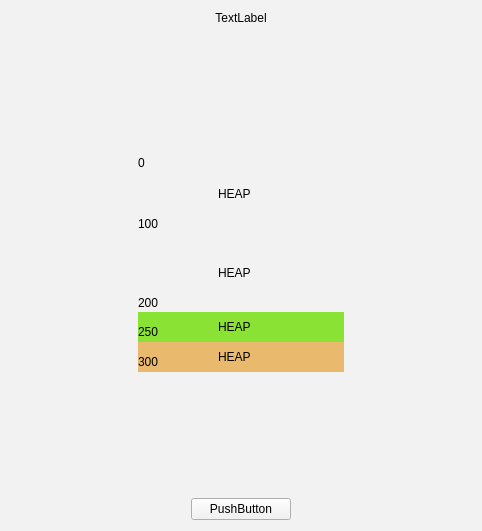
<?xml version="1.0" encoding="UTF-8"?>
<ui version="4.0">
 <class>OutputWindow</class>
 <widget class="QWidget" name="OutputWindow">
  <property name="geometry">
   <rect>
    <x>0</x>
    <y>0</y>
    <width>482</width>
    <height>531</height>
   </rect>
  </property>
  <property name="windowTitle">
   <string>Memory View</string>
  </property>
  <property name="styleSheet">
   <string notr="true">background-color: rgb(242, 242, 242);</string>
  </property>
  <layout class="QVBoxLayout" name="verticalLayout_3">
   <item>
    <layout class="QVBoxLayout" name="verticalLayout_2">
     <item>
      <widget class="QLabel" name="label">
       <property name="minimumSize">
        <size>
         <width>0</width>
         <height>20</height>
        </size>
       </property>
       <property name="maximumSize">
        <size>
         <width>16777215</width>
         <height>20</height>
        </size>
       </property>
       <property name="baseSize">
        <size>
         <width>0</width>
         <height>20</height>
        </size>
       </property>
       <property name="text">
        <string>TextLabel</string>
       </property>
       <property name="alignment">
        <set>Qt::AlignHCenter|Qt::AlignTop</set>
       </property>
      </widget>
     </item>
     <item>
      <layout class="QVBoxLayout" name="verticalLayout">
       <property name="spacing">
        <number>0</number>
       </property>
       <item>
        <widget class="QScrollArea" name="scrollArea_2">
         <property name="minimumSize">
          <size>
           <width>240</width>
           <height>200</height>
          </size>
         </property>
         <property name="maximumSize">
          <size>
           <width>20000</width>
           <height>200000</height>
          </size>
         </property>
         <property name="styleSheet">
          <string notr="true">border:none;</string>
         </property>
         <property name="widgetResizable">
          <bool>false</bool>
         </property>
         <property name="alignment">
          <set>Qt::AlignCenter</set>
         </property>
         <widget class="QWidget" name="scrollAreaWidgetContents_2">
          <property name="geometry">
           <rect>
            <x>118</x>
            <y>106</y>
            <width>224</width>
            <height>238</height>
           </rect>
          </property>
          <layout class="QHBoxLayout" name="horizontalLayout_3">
           <item>
            <layout class="QVBoxLayout" name="verticalLayout_6">
             <property name="spacing">
              <number>0</number>
             </property>
             <property name="sizeConstraint">
              <enum>QLayout::SetDefaultConstraint</enum>
             </property>
             <item>
              <widget class="QWidget" name="widget_5" native="true">
               <property name="sizePolicy">
                <sizepolicy hsizetype="Expanding" vsizetype="Fixed">
                 <horstretch>0</horstretch>
                 <verstretch>0</verstretch>
                </sizepolicy>
               </property>
               <property name="minimumSize">
                <size>
                 <width>0</width>
                 <height>79</height>
                </size>
               </property>
               <property name="maximumSize">
                <size>
                 <width>16777215</width>
                 <height>79</height>
                </size>
               </property>
               <widget class="QLabel" name="label_11">
                <property name="geometry">
                 <rect>
                  <x>80</x>
                  <y>0</y>
                  <width>101</width>
                  <height>80</height>
                 </rect>
                </property>
                <property name="text">
                 <string>HEAP</string>
                </property>
               </widget>
               <widget class="QLabel" name="label_12">
                <property name="geometry">
                 <rect>
                  <x>0</x>
                  <y>0</y>
                  <width>67</width>
                  <height>17</height>
                 </rect>
                </property>
                <property name="text">
                 <string>0</string>
                </property>
               </widget>
               <widget class="QLabel" name="label_13">
                <property name="geometry">
                 <rect>
                  <x>0</x>
                  <y>60</y>
                  <width>67</width>
                  <height>20</height>
                 </rect>
                </property>
                <property name="text">
                 <string>100</string>
                </property>
               </widget>
              </widget>
             </item>
             <item>
              <widget class="QWidget" name="widget_2" native="true">
               <property name="sizePolicy">
                <sizepolicy hsizetype="Preferred" vsizetype="Fixed">
                 <horstretch>0</horstretch>
                 <verstretch>0</verstretch>
                </sizepolicy>
               </property>
               <property name="minimumSize">
                <size>
                 <width>0</width>
                 <height>79</height>
                </size>
               </property>
               <property name="maximumSize">
                <size>
                 <width>16777215</width>
                 <height>79</height>
                </size>
               </property>
               <widget class="QLabel" name="label_5">
                <property name="geometry">
                 <rect>
                  <x>80</x>
                  <y>0</y>
                  <width>101</width>
                  <height>80</height>
                 </rect>
                </property>
                <property name="text">
                 <string>HEAP</string>
                </property>
               </widget>
               <widget class="QLabel" name="label_7">
                <property name="geometry">
                 <rect>
                  <x>0</x>
                  <y>60</y>
                  <width>67</width>
                  <height>20</height>
                 </rect>
                </property>
                <property name="text">
                 <string>200</string>
                </property>
               </widget>
              </widget>
             </item>
             <item>
              <widget class="QWidget" name="widget_6" native="true">
               <property name="sizePolicy">
                <sizepolicy hsizetype="Preferred" vsizetype="Fixed">
                 <horstretch>0</horstretch>
                 <verstretch>0</verstretch>
                </sizepolicy>
               </property>
               <property name="minimumSize">
                <size>
                 <width>0</width>
                 <height>30</height>
                </size>
               </property>
               <property name="maximumSize">
                <size>
                 <width>16777215</width>
                 <height>30</height>
                </size>
               </property>
               <property name="styleSheet">
                <string notr="true">background-color: rgb(138, 226, 52);</string>
               </property>
               <widget class="QLabel" name="label_14">
                <property name="geometry">
                 <rect>
                  <x>80</x>
                  <y>0</y>
                  <width>101</width>
                  <height>30</height>
                 </rect>
                </property>
                <property name="text">
                 <string>HEAP</string>
                </property>
               </widget>
               <widget class="QLabel" name="label_15">
                <property name="geometry">
                 <rect>
                  <x>0</x>
                  <y>10</y>
                  <width>67</width>
                  <height>20</height>
                 </rect>
                </property>
                <property name="text">
                 <string>250</string>
                </property>
               </widget>
              </widget>
             </item>
             <item>
              <widget class="QWidget" name="widget_7" native="true">
               <property name="minimumSize">
                <size>
                 <width>0</width>
                 <height>30</height>
                </size>
               </property>
               <property name="maximumSize">
                <size>
                 <width>16777215</width>
                 <height>30</height>
                </size>
               </property>
               <property name="styleSheet">
                <string notr="true">background-color: rgb(233, 185, 110);</string>
               </property>
               <widget class="QLabel" name="label_16">
                <property name="geometry">
                 <rect>
                  <x>80</x>
                  <y>0</y>
                  <width>101</width>
                  <height>30</height>
                 </rect>
                </property>
                <property name="text">
                 <string>HEAP</string>
                </property>
               </widget>
               <widget class="QLabel" name="label_17">
                <property name="geometry">
                 <rect>
                  <x>0</x>
                  <y>10</y>
                  <width>67</width>
                  <height>20</height>
                 </rect>
                </property>
                <property name="text">
                 <string>300</string>
                </property>
               </widget>
              </widget>
             </item>
            </layout>
           </item>
          </layout>
         </widget>
        </widget>
       </item>
      </layout>
     </item>
     <item>
      <layout class="QHBoxLayout" name="horizontalLayout_2">
       <item>
        <widget class="QPushButton" name="pushButton">
         <property name="minimumSize">
          <size>
           <width>100</width>
           <height>0</height>
          </size>
         </property>
         <property name="maximumSize">
          <size>
           <width>100</width>
           <height>16777215</height>
          </size>
         </property>
         <property name="text">
          <string>PushButton</string>
         </property>
        </widget>
       </item>
      </layout>
     </item>
    </layout>
   </item>
  </layout>
 </widget>
 <resources/>
 <connections/>
</ui>
